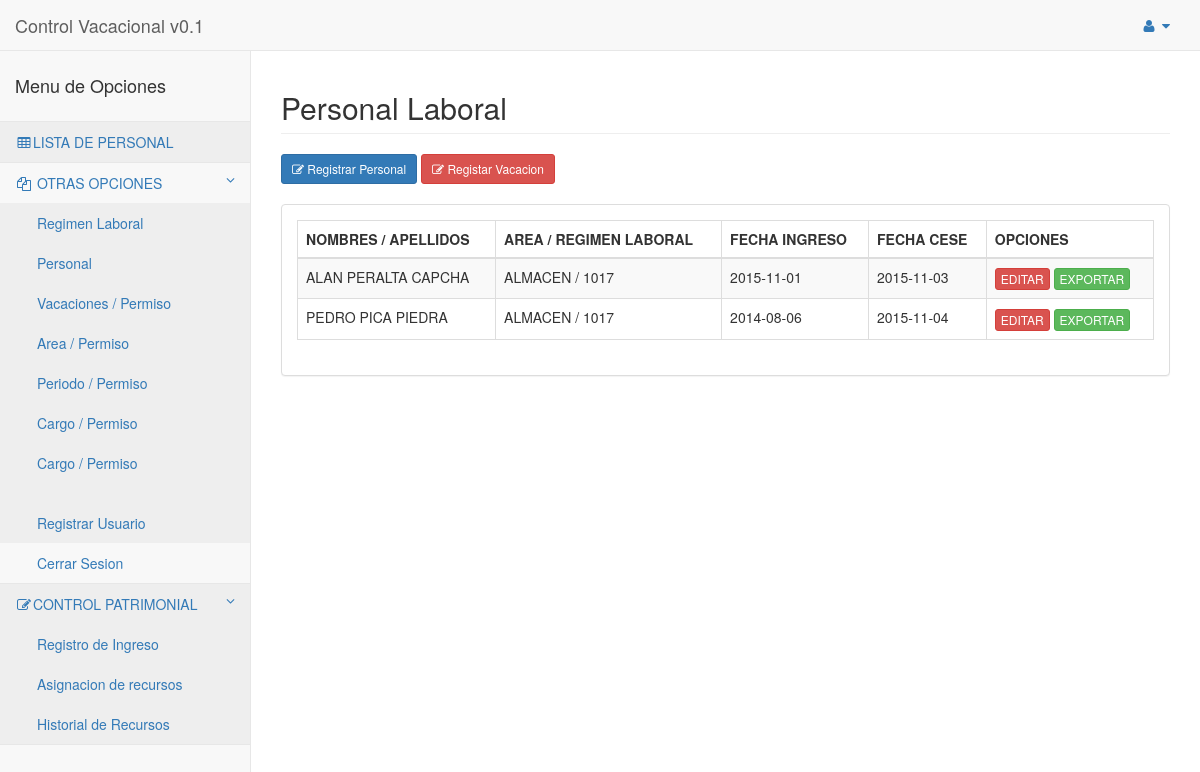
The app's page /pages/tables.php, older data.
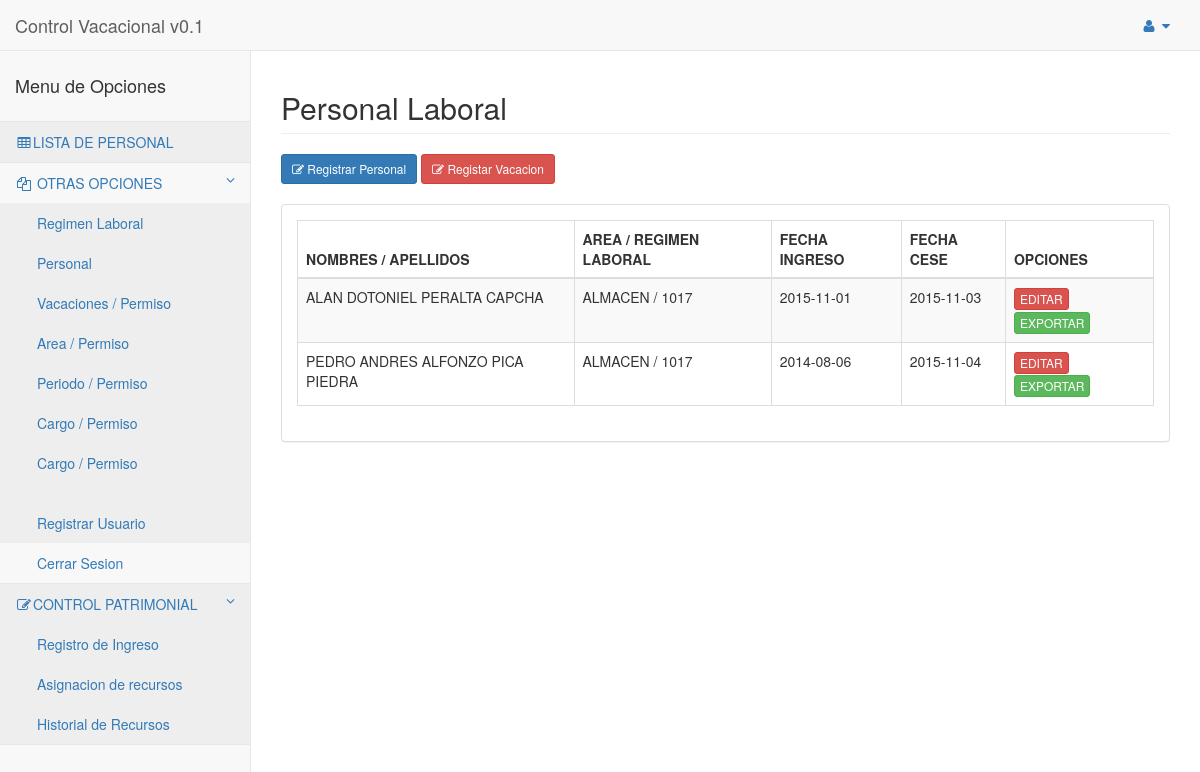
The same page, newer data.
### tables this page shows
CREATE TABLE IF NOT EXISTS `tbpersonal` (
  `cid` char(5) NOT NULL,
  `vcnombrePersonal` varchar(90) NOT NULL,
  `vcApPaterno` varchar(60) NOT NULL,
  `vcApMaterno` varchar(60) NOT NULL,
  `cdni` char(8) NOT NULL,
  `cidcargo` char(4) NOT NULL,
  PRIMARY KEY (`cid`),
  KEY `cidcargo` (`cidcargo`)
);

CREATE TABLE IF NOT EXISTS `tbarea` (
  `cid` char(4) NOT NULL,
  `vcnombre` varchar(50) NOT NULL,
  PRIMARY KEY (`cid`)
);

CREATE TABLE IF NOT EXISTS `tbregimen` (
  `cid` char(2) NOT NULL,
  `vcdescripcion` varchar(30) NOT NULL,
  `vcobservaciones` varchar(55) NOT NULL,
  PRIMARY KEY (`cid`)
);

CREATE TABLE IF NOT EXISTS `tbcontrato` (
  `cid` char(5) NOT NULL,
  `cidpersonal` char(5) NOT NULL,
  `cidperiodo` char(2) NOT NULL,
  `cidregimen` char(2) NOT NULL,
  `cestado` char(1) NOT NULL,
  `dateinicio` date NOT NULL,
  `datefin` date NOT NULL,
  `vcobservaciones` varchar(50) NOT NULL,
  PRIMARY KEY (`cid`),
  KEY `cidpersonal` (`cidpersonal`),
  KEY `cidperiodo` (`cidperiodo`),
  KEY `cidregimen` (`cidregimen`)
);

### pages/tables.php (the view, shortened to what this page needs)
<!DOCTYPE html>
<html lang="es">
<head>
    <link href="../bower_components/bootstrap/dist/css/bootstrap.min.css" rel="stylesheet">
    <link href="../bower_components/metisMenu/dist/metisMenu.min.css" rel="stylesheet">
    <link href="../bower_components/datatables-plugins/integration/bootstrap/3/dataTables.bootstrap.css" rel="stylesheet">
    <link href="../bower_components/datatables-responsive/css/dataTables.responsive.css" rel="stylesheet">
    <link href="../dist/css/sb-admin-2.css" rel="stylesheet">
    <link href="../bower_components/font-awesome/css/font-awesome.min.css" rel="stylesheet" type="text/css">
</head>
<body>
    <div id="wrapper">
        <nav class="navbar navbar-default navbar-static-top" role="navigation" style="margin-bottom: 0">
            <div class="navbar-header">
                <a class="navbar-brand" href="">Control Vacacional v0.1</a>
            </div>
            <ul class="nav navbar-top-links navbar-right">
                <li class="dropdown">
                    <a class="dropdown-toggle" data-toggle="dropdown" href="#">
                        <i class="fa fa-user fa-fw"></i>
                        <i class="fa fa-caret-down"></i>
                    </a>
                </li>
            </ul>
            <div class="navbar-default sidebar" role="navigation">
                <div class="sidebar-nav navbar-collapse">
                    <ul class="nav" id="side-menu">
                        <li class="sidebar-search">
                            <div class="input-group custom-search-form center-text">
                            <h4 style="text-align:center;">Menu de Opciones</h4>
                            </div>
                        </li>
                        <li class="mayuscula">
                            <a href="tables.php"><i class="fa fa-table fa-fw"></i>Lista de Personal</a>
                        </li>
                        <li>
                            <a href="#" class="mayuscula">
                                <i class="fa fa-files-o fa-fw"></i> Otras Opciones
                                <span class="fa arrow"></span>
                            </a>
                            <ul class="nav nav-second-level">
                                <li>
                                    <a data-toggle="modal" data-target="#ModalCRURegLaboral" href="" data Targe>Regimen Laboral</a>
                                </li>
                                <li>
                                    <a data-toggle="modal" data-target="#ModalRegEmpleado" href="">Personal</a>
                                </li>
                                <li>
                                    <a data-toggle="modal" data-target="" href="">Vacaciones / Permiso</a>
                                </li>
                                <li>
                                    <a data-toggle="modal" data-target="#ModalCRUArea" href="">Area / Permiso</a>
                                </li>
                                <li>
                                    <a data-toggle="modal" data-target="#ModalCRUPeriodo" href="">Periodo / Permiso</a>
                                </li>
                                <li>
                                    <a data-toggle="modal" data-target="#ModalCRUCargo" href="">Cargo / Permiso</a>
                                </li>
                                <li>
                                    <a data-toggle="modal" data-target="#ModalCRUCargo" href="">Cargo / Permiso</a>
                                </li>
                                <li role="presentation" class="divider">
                                    <a href=""></a>
                                </li>
                                <li>
                                    <a data-toggle="modal" data-target="#" href="">Registrar Usuario</a>
                                </li>
                                <li>
                                    <a href="login.php">Cerrar Sesion</a>
                                </li>
                            </ul>
                        </li>
                        <li>
                            <a href="" class="mayuscula">
                                <i class="fa fa-edit fa-fw"></i>Control patrimonial
                                <span class="fa arrow"></span>
                            </a>
                            <ul class="nav nav-second-level">
                                <li>
                                    <a data-toggle="modal" data-target="#ModalCRUUsuario" href="">Registro de Ingreso</a>
                                </li>
                                <li>
                                    <a data-toggle="modal" data-target="" href="">Asignacion de recursos</a>
                                </li>
                                <li>
                                    <a data-toggle="modal" data-target="" href="">Historial de Recursos</a>
                                </li>
                            </ul>
                        </li>
                    </ul>
                </div>
            </div>
        </nav>
        <div id="page-wrapper">
            <div class="row">
                <div class="col-lg-12">
                    <h2 class="page-header">Personal Laboral</h2>
                </div>
            </div>
            <div class="row">
                <div class="col-lg-12 ">
                    <button class="btn btn btn-primary btn-sm" data-toggle="modal" data-target="#ModalRegEmpleado">
                      <i class="fa fa-edit "></i>
                        Registrar Personal
                    </button>
                    <button type="button" class="btn btn-danger btn-sm" data-toggle="modal" data-target="#ModalCRUVacacion">
                        <i class="fa fa-edit "></i>
                        Registar Vacacion
                    </button>
                </div>
            </div>
            <br>
            <div class="row">
                <div class="col-lg-12">
                    <div class="panel panel-default">
                        <div class="panel-body">
                            <div class="dataTable_wrapper">
                                <table class="table table-striped table-bordered table-hover" id="dataTables-example">
                                    <thead>
                                        <tr class="mayuscula">
                                            <th>Nombres / Apellidos</th>
                                            <th>Area / Regimen Laboral</th>
                                            <th>Fecha Ingreso</th>
                                            <th>Fecha Cese</th>
                                            <th>Opciones</th>
                                        </tr>
                                    </thead>
                                    <tbody>
                                         <?php
                                            $consulta_mysql='SELECT P.vcnombrePersonal,P.vcApPaterno,P.vcApMaterno, A.vcnombre, Reg.vcdescripcion, Cont.dateinicio, Cont.datefin
                                                            From ((((tbarea A INNER JOIN tbcargo C ON  A.CId = C.CIdArea)
                                                            INNER JOIN tbpersonal P ON C.cid = P.cidcargo)
                                                            INNER JOIN tbcontrato Cont ON P.cid = Cont.cidpersonal)
                                                            INNER JOIN tbperiodo Period ON Cont.cidperiodo = Period.cid)
                                                            INNER JOIN tbregimen Reg ON Cont.cidregimen = Reg.cid;';
                                            $resultado_consulta_mysql=mysql_query($consulta_mysql);
                                            while($registro = mysql_fetch_array($resultado_consulta_mysql)){
                                                echo "
                                                    <tr class='odd gradeX'>
                                                    <td class='mayuscula'>".$registro["vcnombrePersonal"]." ".$registro["vcApPaterno"]." ".$registro["vcApMaterno"]."</td>
                                                    <td class='mayuscula'>".$registro["vcnombre"]." / ".$registro["vcdescripcion"]."</td>
                                                    <td id=''>".$registro["dateinicio"]."</td>
                                                    <td id='' class='center'>".$registro["datefin"]."</td>
                                                    <td id='' class='center'>
                                                        <input type='button' value='Editar' class='btn btn-danger btn-xs mayuscula'>
                                                        <input type='button' value='Exportar' class='btn btn-success btn-xs mayuscula'>
                                                    </td>
                                                    </tr>
                                                    ";
                                            }
                                        ?>
                                    </tbody>
                                </table>
                            </div>
                        </div>
                    </div>
                </div>
            </div>
            </div>
        </div>
</body>
</html>

### pages/tables.php (style rules this page uses)
.mayuscula { text-transform: uppercase; }

Row changes from the older to the newer data that the page shows:
changed tbpersonal "PERALTA": vcnombrePersonal "ALAN" → "ALAN DOTONIEL"
changed tbpersonal "PICA": vcnombrePersonal "PEDRO" → "PEDRO ANDRES ALFONZO"
